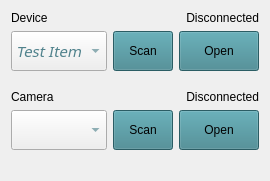
         <widget class="QWidget" name="ConnectTab">
          <property name="styleSheet">
           <string notr="true">QPushButton {
        background-color: rgb(60, 130, 140);
}

QPushButton:hover {
       background-color: rgb(80, 150, 140);
}

QPushButton:checked,
QPushButton:pressed {
       background-color: #32a877;
}

QPushButton:disabled {
       background-color: #435558;
       color: #799598;
}</string>
          </property>
          <attribute name="title">
           <string>Connect</string>
          </attribute>
          <layout class="QGridLayout" name="gridLayout" columnstretch="1,0,0">
           <item row="0" column="0" colspan="3">
            <layout class="QHBoxLayout" name="horizontalLayout_2">
             <item>
              <widget class="QLabel" name="label_serial_device">
               <property name="sizePolicy">
                <sizepolicy hsizetype="Minimum" vsizetype="Preferred">
                 <horstretch>0</horstretch>
                 <verstretch>0</verstretch>
                </sizepolicy>
               </property>
               <property name="text">
                <string>Device</string>
               </property>
              </widget>
             </item>
             <item>
              <widget class="QLabel" name="serial_status_label">
               <property name="text">
                <string>Disconnected</string>
               </property>
               <property name="textFormat">
                <enum>Qt::TextFormat::AutoText</enum>
               </property>
               <property name="scaledContents">
                <bool>false</bool>
               </property>
               <property name="alignment">
                <set>Qt::AlignmentFlag::AlignRight|Qt::AlignmentFlag::AlignTrailing|Qt::AlignmentFlag::AlignVCenter</set>
               </property>
               <property name="wordWrap">
                <bool>false</bool>
               </property>
              </widget>
             </item>
            </layout>
           </item>
           <item row="1" column="0">
            <widget class="QComboBox" name="serial_combo">
             <property name="minimumSize">
              <size>
               <width>0</width>
               <height>40</height>
              </size>
             </property>
             <property name="font">
              <font>
               <family>Noto Sans Vai</family>
               <pointsize>11</pointsize>
               <italic>true</italic>
               <bold>false</bold>
              </font>
             </property>
             <property name="styleSheet">
              <string notr="true">font: italic 11pt &quot;Noto Sans Vai&quot;;
color: rgb(80, 130, 140);</string>
             </property>
             <item>
              <property name="text">
               <string>Test Item</string>
              </property>
             </item>
            </widget>
           </item>
           <item row="1" column="1">
            <widget class="QPushButton" name="serial_refresh_button">
             <property name="minimumSize">
              <size>
               <width>0</width>
               <height>40</height>
              </size>
             </property>
             <property name="maximumSize">
              <size>
               <width>60</width>
               <height>40</height>
              </size>
             </property>
             <property name="text">
              <string>Scan</string>
             </property>
            </widget>
           </item>
           <item row="1" column="2">
            <widget class="QPushButton" name="serial_connect_button">
             <property name="minimumSize">
              <size>
               <width>54</width>
               <height>40</height>
              </size>
             </property>
             <property name="maximumSize">
              <size>
               <width>16777215</width>
               <height>40</height>
              </size>
             </property>
             <property name="text">
              <string>Open</string>
             </property>
            </widget>
           </item>
           <item row="2" column="0">
            <spacer name="verticalSpacer">
             <property name="orientation">
              <enum>Qt::Orientation::Vertical</enum>
             </property>
             <property name="sizeType">
              <enum>QSizePolicy::Policy::Fixed</enum>
             </property>
             <property name="sizeHint" stdset="0">
              <size>
               <width>20</width>
               <height>13</height>
              </size>
             </property>
            </spacer>
           </item>
           <item row="3" column="0" colspan="3">
            <layout class="QHBoxLayout" name="horizontalLayout_3">
             <item>
              <widget class="QLabel" name="label_camera">
               <property name="text">
                <string>Camera</string>
               </property>
              </widget>
             </item>
             <item>
              <widget class="QLabel" name="camera_status_label">
               <property name="text">
                <string>Disconnected</string>
               </property>
               <property name="alignment">
                <set>Qt::AlignmentFlag::AlignRight|Qt::AlignmentFlag::AlignTrailing|Qt::AlignmentFlag::AlignVCenter</set>
               </property>
              </widget>
             </item>
            </layout>
           </item>
           <item row="4" column="0">
            <widget class="QComboBox" name="camera_combo">
             <property name="minimumSize">
              <size>
               <width>0</width>
               <height>40</height>
              </size>
             </property>
             <property name="font">
              <font>
               <family>Noto Sans Vai</family>
               <pointsize>11</pointsize>
               <italic>true</italic>
               <bold>false</bold>
              </font>
             </property>
             <property name="styleSheet">
              <string notr="true">font: italic 11pt &quot;Noto Sans Vai&quot;;
color: rgb(80, 130, 140);</string>
             </property>
            </widget>
           </item>
           <item row="4" column="1">
            <widget class="QPushButton" name="camera_refresh_button">
             <property name="minimumSize">
              <size>
               <width>30</width>
               <height>40</height>
              </size>
             </property>
             <property name="maximumSize">
              <size>
               <width>60</width>
               <height>40</height>
              </size>
             </property>
             <property name="text">
              <string>Scan</string>
             </property>
            </widget>
           </item>
           <item row="4" column="2">
            <widget class="QPushButton" name="camera_connect_button">
             <property name="minimumSize">
              <size>
               <width>54</width>
               <height>40</height>
              </size>
             </property>
             <property name="maximumSize">
              <size>
               <width>16777215</width>
               <height>40</height>
              </size>
             </property>
             <property name="text">
              <string>Open</string>
             </property>
            </widget>
           </item>
           <item row="5" column="0">
            <spacer name="verticalSpacer_4">
             <property name="orientation">
              <enum>Qt::Orientation::Vertical</enum>
             </property>
             <property name="sizeType">
              <enum>QSizePolicy::Policy::MinimumExpanding</enum>
             </property>
             <property name="sizeHint" stdset="0">
              <size>
               <width>20</width>
               <height>20</height>
              </size>
             </property>
            </spacer>
           </item>
          </layout>
         </widget>
